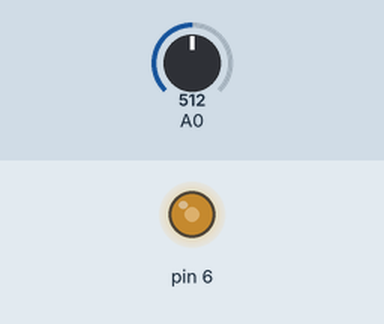
The sketch below on a simulated Arduino Uno, built with avr-gcc and run on an emulated ATmega328P. On the bench: output pins drawn as LEDs (lit = HIGH). Inputs (shaded band) come from the test bench; at power-on: A0 = 512.

Above: at 1.2 s.
1.3 s: A0 set to 716
At 1.8 s:
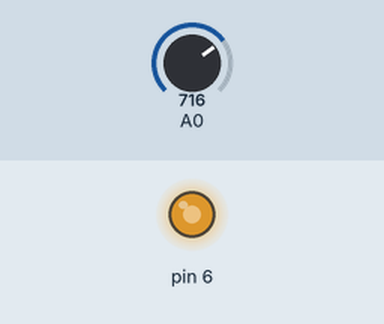
2.8 s: A0 set to 900
At 3.2 s:
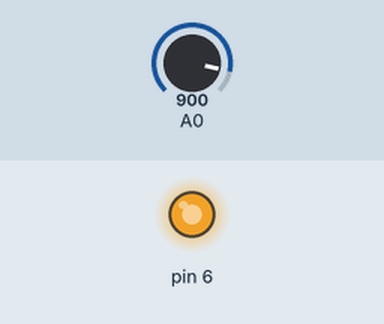
4.3 s: A0 set to 122
At 5.3 s:
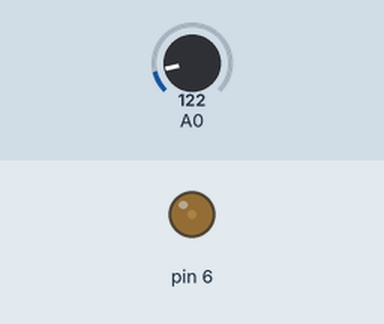
5.8 s: A0 set to 0
At 6.7 s:
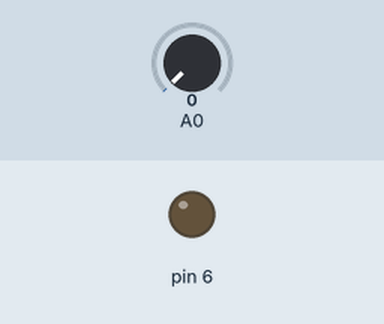
7.3 s: A0 set to 511
At 7.7 s:
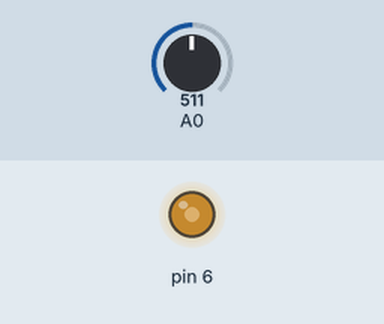
Timing chart, 0 to 9.8 s (numbered marks = the images above; inputs shaded):
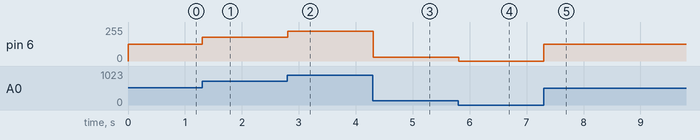

The sketch:

Interfacing_motor_with_driver_circuits.ino
```cpp
// C++ code
//
int PotValue = 0;

void setup()
{
  pinMode(A0, INPUT);
  pinMode(6, OUTPUT);
}

void loop()
{
  PotValue = map(analogRead(A0), 0, 1023, 0, 255);
  analogWrite(6, PotValue);
  delay(10); // Delay a little bit to improve simulation performance
}
```

Measured:
- after the input at 1.3 s, pin 6: 127/255 → 178/255 at once
- after the input at 2.8 s, pin 6: 178/255 → 224/255 at once
- after the input at 4.3 s, pin 6: 224/255 → 30/255 at once
- after the input at 5.8 s, pin 6: 30/255 → 0/255 at once
- after the input at 7.3 s, pin 6: 0/255 → 127/255 at once
